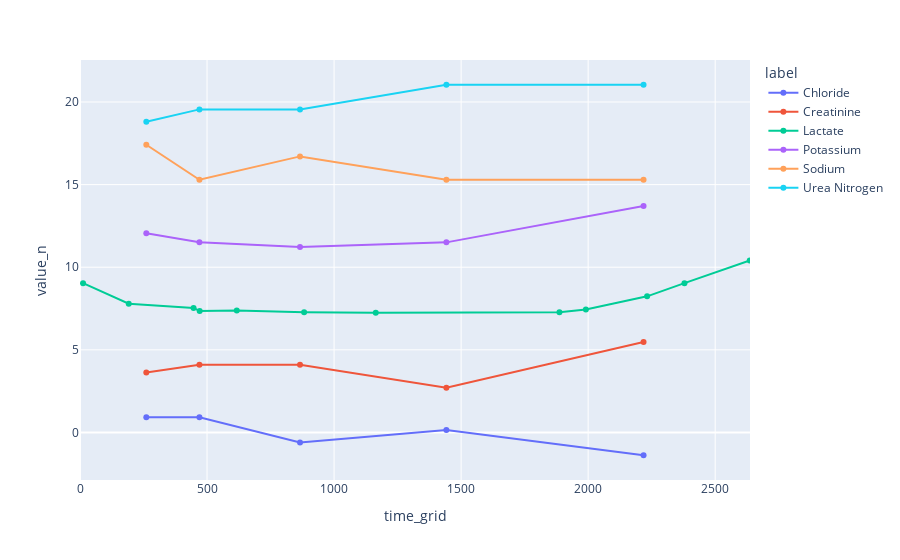
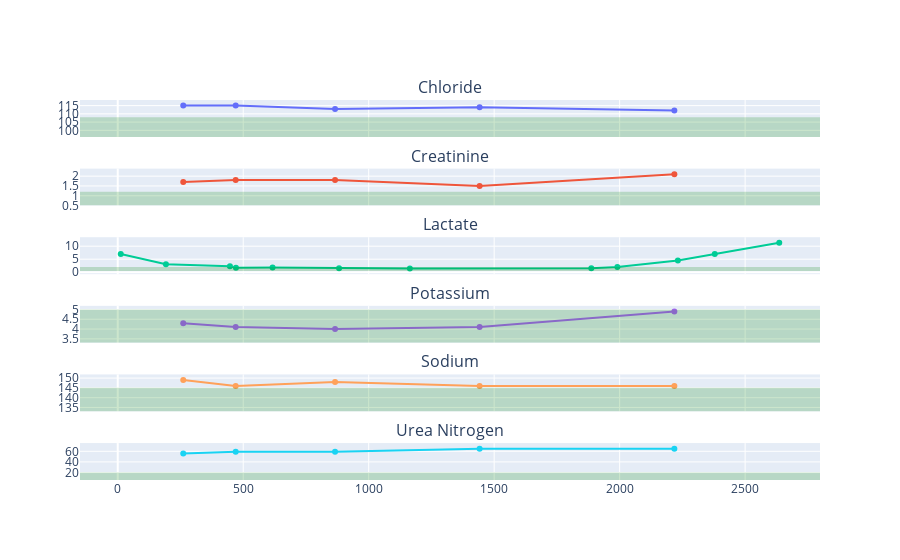
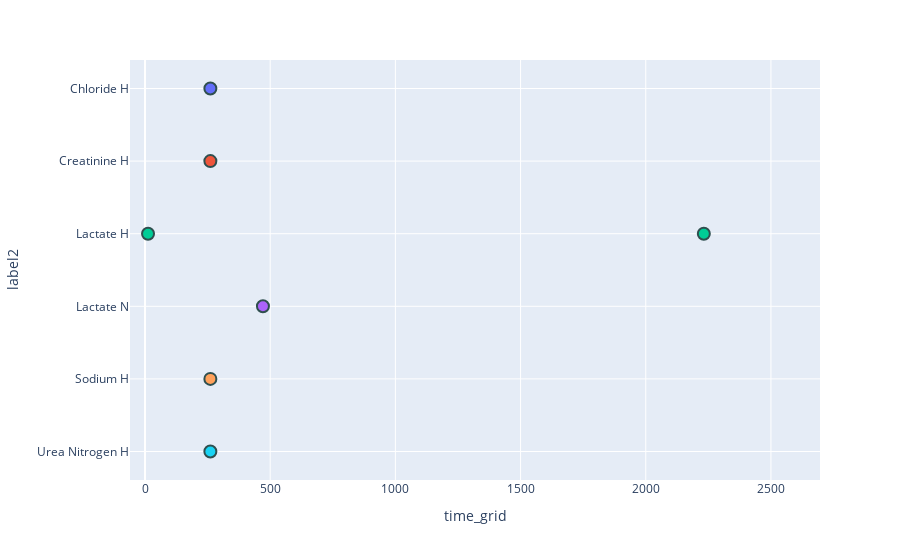

Notebook code for these charts, in order:
### Code cell
selected_types = ['vital','lab','med']
selected_types = ['med','vital','lab','lab_samp']
selected_types=['lab']
# plot timeseries of vitals and labs

df_temp = df_con[df_con['type'].isin(selected_types)].sort_values(['type','label','time_grid'])
df_temp['value'] = df_temp['value'].astype(float)
df_temp['value2'] = 0

df_temp[df_temp['label2']=='Lactate_sam']
df_temp[df_temp['label2']=='Lactate N']

for i,col in enumerate(df_temp['label'].unique()):
    if col.endswith('sam'):
        continue
    print(i, col)
    q= df_temp['label']==col
    
    val_mean = df_temp.loc[q,'value'].mean()
    val_std = df_temp.loc[q,'value'].std()
    df_temp.loc[q,'value_n'] = (df_temp.loc[q,'value'] - val_mean) / val_std + i*4
    # print(df_temp.loc[q,'value'].mean())
    # print(df_temp.loc[q,'value'].std())


    mask = df_temp.loc[q,'mask']

    

    i_N2H = (mask=='H') & (mask.shift(1,fill_value='N')=='N')
    i_H2N = (mask=='N') & (mask.shift(1,fill_value='N')=='H')
    i_N2L = (mask=='L') & (mask.shift(1,fill_value='N')=='N')
    i_L2N = (mask=='N') & (mask.shift(1,fill_value='N')=='L')

    

    df_temp.loc[mask[i_N2H].index, 'label2'] = col+' H'
    df_temp.loc[mask[i_N2H].index, 'value2'] = 1
    df_temp.loc[mask[i_H2N].index, 'label2'] = col+' N'
    df_temp.loc[mask[i_H2N].index, 'value2'] = 1
    df_temp.loc[mask[i_N2L].index, 'label2'] = col+' L'
    df_temp.loc[mask[i_N2L].index, 'value2'] = 1
    df_temp.loc[mask[i_L2N].index, 'label2'] = col+' N'
    df_temp.loc[mask[i_L2N].index, 'value2'] = 1




df_temp.loc[df_temp['type']=='med', 'value2'] = 1



# plt.figure()
# df_temp.plot();

# fig = make_subplots(rows=2, cols=1, shared_xaxes=True)    
    
# t = df_temp['time_grid']
# y = df_temp['value_n']
# _ = fig.add_trace(go.Scatter(x=t, y=y, mode='markers+lines'), row=1, col=1)

df_temp
print('****************************************plot timeseries in one plot') 
fig = px.line(df_temp, x='time_grid', y ='value_n',color='label', markers=True)
_ = fig.update_xaxes(range=[0, df_temp['time_grid'].max()+1])
# _ = fig.update_layout(showlegend=False)
fig.show()
fig.write_html(ADD_DATA+'temp.html')


print('****************************************plot timeseries in subplots') 
n = len(df_temp['label'].unique())
print(df_temp['label'].unique())
print(df_con['type'].unique())
fig = make_subplots(rows=n, cols=1,shared_xaxes=True,subplot_titles=df_temp['label'].unique())

for ii,col in enumerate(df_temp['label'].unique()):

    q = df_temp['label']==col
    type = df_temp.loc[q,'type'].iloc[0]
    mode_type = ['markers' if type=='med' else 'lines+markers']
    t=df_temp.loc[q,'time_grid']
    y=df_temp.loc[q,'value']
    #t = round(t/60)
    #print(y,round(y/60))

    _ = fig.add_trace(
                    go.Scatter(x=t, y=y,name=col, mode= mode_type[0],),
                    row=ii+1, col=1
                )
    
    # adding normal range
    lb = df_temp.loc[q,'lb'].iloc[0]
    ub = df_temp.loc[q,'ub'].iloc[0]
    _ = fig.add_hrect(y0=lb, y1=ub, line_width=0, fillcolor="green", opacity=0.2,row=ii+1, col=1)


#    _ = fig.update_yaxes(title_text=col, row=ii+1, col=1)
_ = fig.update_traces(showlegend=False)
fig.show()
#fig.write_html(ADD_DATA+'temp.html')



print('****************************************plot ES data') 
fig = px.scatter(df_temp.dropna(subset='label2').sort_values(['type','label2']),x='time_grid',y='label2',color='label2')
_ = fig.update_traces(marker=dict(size=12,
                              line=dict(width=2,
                                        color='DarkSlateGrey')),
                                        #symbol='diamond',
                  selector=dict(mode='markers'))
_ = fig.update_xaxes(range=[-60, df_temp['time_grid'].max()+60])
_ = fig.update_layout(showlegend=False)

fig.show()
# fig.write_html(ADD_DATA+'temp.html')

### Figure 1 — Plotly figure (JSON) as saved in the notebook; plotly's stock layout.template omitted (floating-point values rounded to 4 significant figures)
{"data": [{"hovertemplate": "label=Chloride<br>time_grid=%{x}<br>value_n=%{y}<extra></extra>", "legendgroup": "Chloride", "line": {"color": "#636efa", "dash": "solid"}, "marker": {"symbol": "circle"}, "mode": "markers+lines", "name": "Chloride", "orientation": "v", "showlegend": true, "type": "scatter", "x": [261, 470, 866, 1442, 2218], "xaxis": "x", "y": [0.9204, 0.9204, -0.6136, 0.1534, -1.381], "yaxis": "y"}, {"hovertemplate": "label=Creatinine<br>time_grid=%{x}<br>value_n=%{y}<extra></extra>", "legendgroup": "Creatinine", "line": {"color": "#EF553B", "dash": "solid"}, "marker": {"symbol": "circle"}, "mode": "markers+lines", "name": "Creatinine", "orientation": "v", "showlegend": true, "type": "scatter", "x": [261, 470, 866, 1442, 2218], "xaxis": "x", "y": [3.631, 4.092, 4.092, 2.708, 5.476], "yaxis": "y"}, {"hovertemplate": "label=Lactate<br>time_grid=%{x}<br>value_n=%{y}<extra></extra>", "legendgroup": "Lactate", "line": {"color": "#00cc96", "dash": "solid"}, "marker": {"symbol": "circle"}, "mode": "markers+lines", "name": "Lactate", "orientation": "v", "showlegend": true, "type": "scatter", "x": [12, 192, 447, 471, 617, 882, 1164, 1887, 1991, 2232, 2379, 2636], "xaxis": "x", "y": [9.035, 7.79, 7.534, 7.343, 7.375, 7.279, 7.247, 7.279, 7.439, 8.237, 9.035, 10.41], "yaxis": "y"}, {"hovertemplate": "label=Potassium<br>time_grid=%{x}<br>value_n=%{y}<extra></extra>", "legendgroup": "Potassium", "line": {"color": "#ab63fa", "dash": "solid"}, "marker": {"symbol": "circle"}, "mode": "markers+lines", "name": "Potassium", "orientation": "v", "showlegend": true, "type": "scatter", "x": [261, 470, 866, 1442, 2218], "xaxis": "x", "y": [12.06, 11.5, 11.23, 11.5, 13.71], "yaxis": "y"}, {"hovertemplate": "label=Sodium<br>time_grid=%{x}<br>value_n=%{y}<extra></extra>", "legendgroup": "Sodium", "line": {"color": "#FFA15A", "dash": "solid"}, "marker": {"symbol": "circle"}, "mode": "markers+lines", "name": "Sodium", "orientation": "v", "showlegend": true, "type": "scatter", "x": [261, 470, 866, 1442, 2218], "xaxis": "x", "y": [17.41, 15.29, 16.71, 15.29, 15.29], "yaxis": "y"}, {"hovertemplate": "label=Urea Nitrogen<br>time_grid=%{x}<br>value_n=%{y}<extra></extra>", "legendgroup": "Urea Nitrogen", "line": {"color": "#19d3f3", "dash": "solid"}, "marker": {"symbol": "circle"}, "mode": "markers+lines", "name": "Urea Nitrogen", "orientation": "v", "showlegend": true, "type": "scatter", "x": [261, 470, 866, 1442, 2218], "xaxis": "x", "y": [18.81, 19.55, 19.55, 21.04, 21.04], "yaxis": "y"}], "layout": {"legend": {"title": {"text": "label"}, "tracegroupgap": 0}, "margin": {"t": 60}, "xaxis": {"anchor": "y", "domain": [0, 1], "range": [0, 2637], "title": {"text": "time_grid"}}, "yaxis": {"anchor": "x", "domain": [0, 1], "title": {"text": "value_n"}}}}

### Figure 2 — Plotly figure (JSON) as saved in the notebook; plotly's stock layout.template omitted (floating-point values rounded to 4 significant figures)
{"data": [{"mode": "lines+markers", "name": "Chloride", "showlegend": false, "type": "scatter", "x": [261, 470, 866, 1442, 2218], "xaxis": "x", "y": [115, 115, 113, 114, 112], "yaxis": "y"}, {"mode": "lines+markers", "name": "Creatinine", "showlegend": false, "type": "scatter", "x": [261, 470, 866, 1442, 2218], "xaxis": "x2", "y": [1.7, 1.8, 1.8, 1.5, 2.1], "yaxis": "y2"}, {"mode": "lines+markers", "name": "Lactate", "showlegend": false, "type": "scatter", "x": [12, 192, 447, 471, 617, 882, 1164, 1887, 1991, 2232, 2379, 2636], "xaxis": "x3", "y": [7, 3.1, 2.3, 1.7, 1.8, 1.5, 1.4, 1.5, 2, 4.5, 7, 11.3], "yaxis": "y3"}, {"mode": "lines+markers", "name": "Potassium", "showlegend": false, "type": "scatter", "x": [261, 470, 866, 1442, 2218], "xaxis": "x4", "y": [4.3, 4.1, 4, 4.1, 4.9], "yaxis": "y4"}, {"mode": "lines+markers", "name": "Sodium", "showlegend": false, "type": "scatter", "x": [261, 470, 866, 1442, 2218], "xaxis": "x5", "y": [149, 146, 148, 146, 146], "yaxis": "y5"}, {"mode": "lines+markers", "name": "Urea Nitrogen", "showlegend": false, "type": "scatter", "x": [261, 470, 866, 1442, 2218], "xaxis": "x6", "y": [56, 59, 59, 65, 65], "yaxis": "y6"}], "layout": {"annotations": [{"font": {"size": 16}, "showarrow": false, "text": "Chloride", "x": 0.5, "xanchor": "center", "xref": "paper", "y": 1.0, "yanchor": "bottom", "yref": "paper"}, {"font": {"size": 16}, "showarrow": false, "text": "Creatinine", "x": 0.5, "xanchor": "center", "xref": "paper", "y": 0.8194, "yanchor": "bottom", "yref": "paper"}, {"font": {"size": 16}, "showarrow": false, "text": "Lactate", "x": 0.5, "xanchor": "center", "xref": "paper", "y": 0.6389, "yanchor": "bottom", "yref": "paper"}, {"font": {"size": 16}, "showarrow": false, "text": "Potassium", "x": 0.5, "xanchor": "center", "xref": "paper", "y": 0.4583, "yanchor": "bottom", "yref": "paper"}, {"font": {"size": 16}, "showarrow": false, "text": "Sodium", "x": 0.5, "xanchor": "center", "xref": "paper", "y": 0.2778, "yanchor": "bottom", "yref": "paper"}, {"font": {"size": 16}, "showarrow": false, "text": "Urea Nitrogen", "x": 0.5, "xanchor": "center", "xref": "paper", "y": 0.09722, "yanchor": "bottom", "yref": "paper"}], "shapes": [{"fillcolor": "green", "line": {"width": 0}, "opacity": 0.2, "type": "rect", "x0": 0, "x1": 1, "xref": "x domain", "y0": 96, "y1": 108, "yref": "y"}, {"fillcolor": "green", "line": {"width": 0}, "opacity": 0.2, "type": "rect", "x0": 0, "x1": 1, "xref": "x2 domain", "y0": 0.5, "y1": 1.2, "yref": "y2"}, {"fillcolor": "green", "line": {"width": 0}, "opacity": 0.2, "type": "rect", "x0": 0, "x1": 1, "xref": "x3 domain", "y0": 0.5, "y1": 2, "yref": "y3"}, {"fillcolor": "green", "line": {"width": 0}, "opacity": 0.2, "type": "rect", "x0": 0, "x1": 1, "xref": "x4 domain", "y0": 3.3, "y1": 5, "yref": "y4"}, {"fillcolor": "green", "line": {"width": 0}, "opacity": 0.2, "type": "rect", "x0": 0, "x1": 1, "xref": "x5 domain", "y0": 133, "y1": 145, "yref": "y5"}, {"fillcolor": "green", "line": {"width": 0}, "opacity": 0.2, "type": "rect", "x0": 0, "x1": 1, "xref": "x6 domain", "y0": 6, "y1": 20, "yref": "y6"}], "xaxis": {"anchor": "y", "domain": [0, 1], "matches": "x6", "showticklabels": false}, "xaxis2": {"anchor": "y2", "domain": [0, 1], "matches": "x6", "showticklabels": false}, "xaxis3": {"anchor": "y3", "domain": [0, 1], "matches": "x6", "showticklabels": false}, "xaxis4": {"anchor": "y4", "domain": [0, 1], "matches": "x6", "showticklabels": false}, "xaxis5": {"anchor": "y5", "domain": [0, 1], "matches": "x6", "showticklabels": false}, "xaxis6": {"anchor": "y6", "domain": [0, 1]}, "yaxis": {"anchor": "x", "domain": [0.9028, 1.0]}, "yaxis2": {"anchor": "x2", "domain": [0.7222, 0.8194]}, "yaxis3": {"anchor": "x3", "domain": [0.5417, 0.6389]}, "yaxis4": {"anchor": "x4", "domain": [0.3611, 0.4583]}, "yaxis5": {"anchor": "x5", "domain": [0.1806, 0.2778]}, "yaxis6": {"anchor": "x6", "domain": [0, 0.09722]}}}

### Figure 3 — Plotly figure (JSON) as saved in the notebook; plotly's stock layout.template omitted (floating-point values rounded to 4 significant figures)
{"data": [{"hovertemplate": "label2=%{y}<br>time_grid=%{x}<extra></extra>", "legendgroup": "Chloride H", "marker": {"color": "#636efa", "line": {"color": "DarkSlateGrey", "width": 2}, "size": 12, "symbol": "circle"}, "mode": "markers", "name": "Chloride H", "orientation": "h", "showlegend": true, "type": "scatter", "x": [261], "xaxis": "x", "y": ["Chloride H"], "yaxis": "y"}, {"hovertemplate": "label2=%{y}<br>time_grid=%{x}<extra></extra>", "legendgroup": "Creatinine H", "marker": {"color": "#EF553B", "line": {"color": "DarkSlateGrey", "width": 2}, "size": 12, "symbol": "circle"}, "mode": "markers", "name": "Creatinine H", "orientation": "h", "showlegend": true, "type": "scatter", "x": [261], "xaxis": "x", "y": ["Creatinine H"], "yaxis": "y"}, {"hovertemplate": "label2=%{y}<br>time_grid=%{x}<extra></extra>", "legendgroup": "Lactate H", "marker": {"color": "#00cc96", "line": {"color": "DarkSlateGrey", "width": 2}, "size": 12, "symbol": "circle"}, "mode": "markers", "name": "Lactate H", "orientation": "h", "showlegend": true, "type": "scatter", "x": [12, 2232], "xaxis": "x", "y": ["Lactate H", "Lactate H"], "yaxis": "y"}, {"hovertemplate": "label2=%{y}<br>time_grid=%{x}<extra></extra>", "legendgroup": "Lactate N", "marker": {"color": "#ab63fa", "line": {"color": "DarkSlateGrey", "width": 2}, "size": 12, "symbol": "circle"}, "mode": "markers", "name": "Lactate N", "orientation": "h", "showlegend": true, "type": "scatter", "x": [471], "xaxis": "x", "y": ["Lactate N"], "yaxis": "y"}, {"hovertemplate": "label2=%{y}<br>time_grid=%{x}<extra></extra>", "legendgroup": "Sodium H", "marker": {"color": "#FFA15A", "line": {"color": "DarkSlateGrey", "width": 2}, "size": 12, "symbol": "circle"}, "mode": "markers", "name": "Sodium H", "orientation": "h", "showlegend": true, "type": "scatter", "x": [261], "xaxis": "x", "y": ["Sodium H"], "yaxis": "y"}, {"hovertemplate": "label2=%{y}<br>time_grid=%{x}<extra></extra>", "legendgroup": "Urea Nitrogen H", "marker": {"color": "#19d3f3", "line": {"color": "DarkSlateGrey", "width": 2}, "size": 12, "symbol": "circle"}, "mode": "markers", "name": "Urea Nitrogen H", "orientation": "h", "showlegend": true, "type": "scatter", "x": [261], "xaxis": "x", "y": ["Urea Nitrogen H"], "yaxis": "y"}], "layout": {"legend": {"title": {"text": "label2"}, "tracegroupgap": 0}, "margin": {"t": 60}, "showlegend": false, "xaxis": {"anchor": "y", "domain": [0, 1], "range": [-60, 2696], "title": {"text": "time_grid"}}, "yaxis": {"anchor": "x", "categoryarray": ["Urea Nitrogen H", "Sodium H", "Lactate N", "Lactate H", "Creatinine H", "Chloride H"], "categoryorder": "array", "domain": [0, 1], "title": {"text": "label2"}}}}
